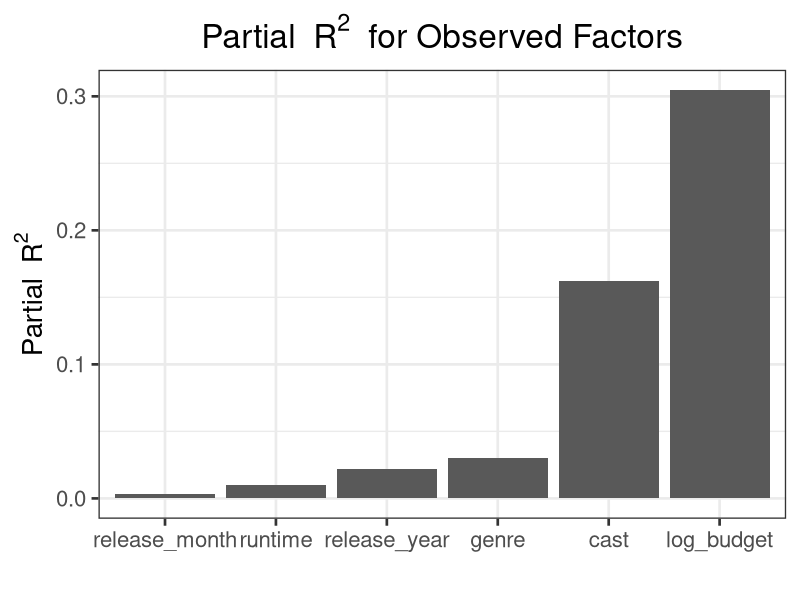
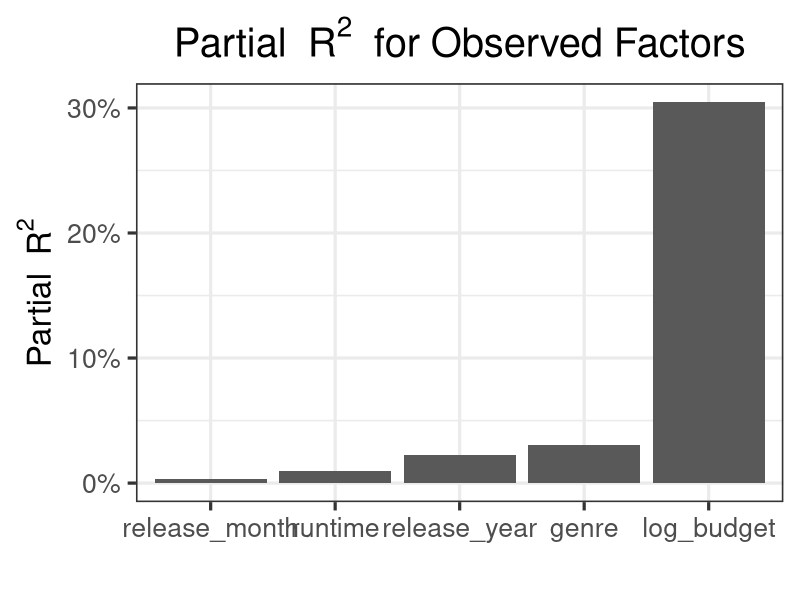
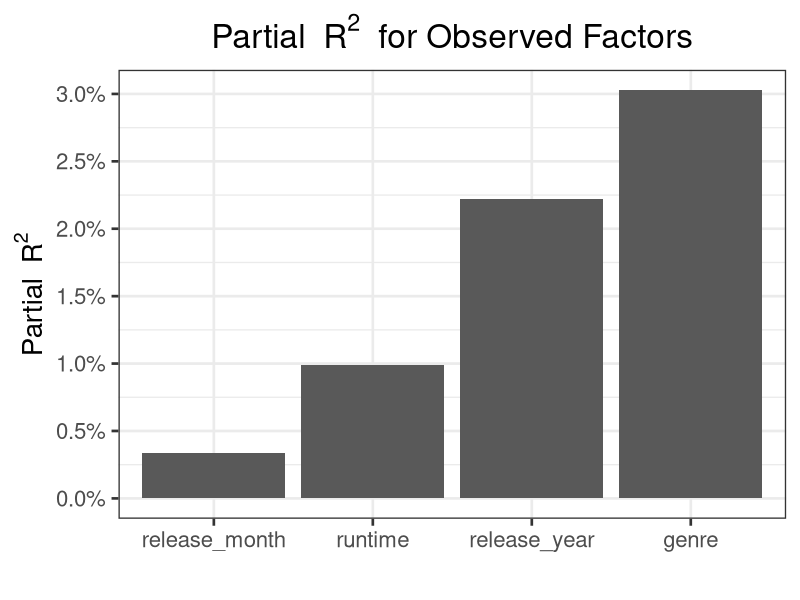
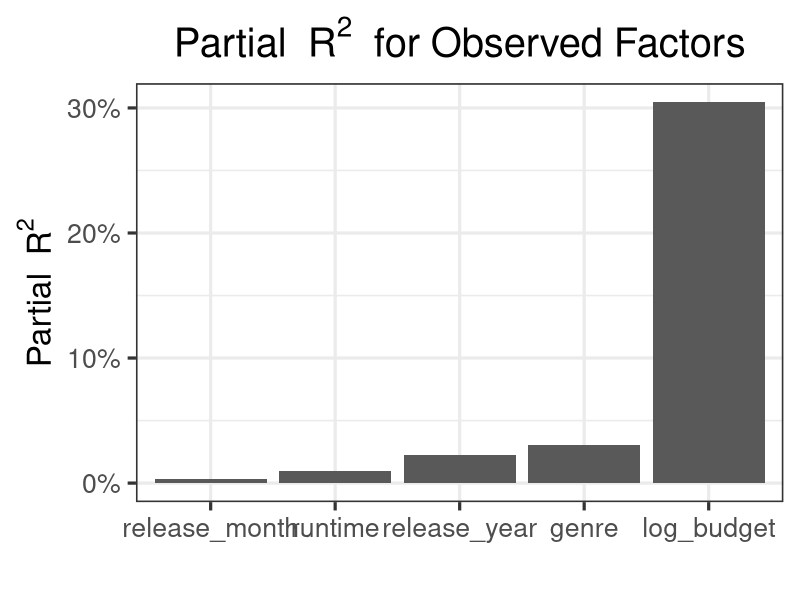

These charts were generated, in order, by the following R code:
library(tidyverse)


movie <- read_csv("movie_analysis/movie.csv")
colnames(movie) <- make.names(colnames(movie))
x <- movie %>% select(-c(log_revenue, id, TV.Movie)) %>% as.matrix
y <- movie %>% select(log_revenue) %>% as.matrix


lmfit_full <- lm(y ~ x)
summary(lmfit_full)
yhat_full <- predict(lmfit_full) 
ss_res_full <- sum((y - yhat_full)^2)

cal_partial_R2 <- function(var) {
  x_sub <- x %>% as_tibble() %>% select(-one_of(var)) %>% as.matrix
  fit_sub <- lm(y ~ x_sub)
  yhat_sub <- predict(fit_sub)
  ss_res_sub <- sum((y - yhat_sub)^2)
  (ss_res_sub - ss_res_full)/ss_res_sub
}

pR2_singles <- sapply(c("log_budget", "runtime", "release_month", "release_year"), cal_partial_R2)
pR2_singles

# genre #
genre_all <- colnames(x)[5:23]
pR2_genre <- cal_partial_R2(genre_all)
pR2_genre

# cast #
cast_all <- colnames(x)[24:350]
pR2_cast <- cal_partial_R2(cast_all)
pR2_cast

## Barplot of Partial R^2 for Observed Covariates ##
pR2_df <- tibble(pR2 = c(pR2_singles, pR2_genre, pR2_cast),
                 factor = c(names(pR2_singles), "genre", "cast")) %>%
  arrange(pR2)
pR2_df$factor <- factor(pR2_df$factor, levels = pR2_df$factor)

# Barplot for all factors ##
pR2_plot_all <- pR2_df %>% 
  ggplot() + 
  geom_bar(aes(x = factor, y = pR2), stat = "identity") + 
  # geom_hline(yintercept = 0.015, linetype = "dashed", color = "red") +
  theme_bw(base_size = 20) + 
  labs(y = expression("Partial "~R^2), x = "", 
       title = expression("Partial "~R^2~" for Observed Factors"))+
  theme(plot.title = element_text(hjust = 0.5))
print(pR2_plot_all)


# Barplot for factors with cast excluded ##
pR2_plot_full <- pR2_df %>% filter(factor != "cast") %>%
  ggplot() + 
  geom_bar(aes(x = factor, y = pR2), stat = "identity") + 
  # geom_hline(yintercept = 0.015, linetype = "dashed", color = "red") +
  theme_bw(base_size = 24) + 
  scale_y_continuous(breaks = seq(0, 0.3, by=0.1), 
                     labels = sapply(seq(0, 0.3, by=0.1)*100, paste0, "%")) +
  labs(y = expression("Partial "~R^2), x = "", 
       title = expression("Partial "~R^2~" for Observed Factors"))+
  theme(plot.title = element_text(hjust = 0.5))
print(pR2_plot_full)
ggsave("movie_pR2_full_lm.pdf", plot = pR2_plot_full, width = 300, height = 150, units = "mm",
       path = "movie_analysis/Figures")


# Barplot for factors with cast, log_budget excluded ##
pR2_plot <- pR2_df %>% filter(factor != "log_budget" & factor != "cast") %>%
  ggplot() + 
  geom_bar(aes(x = factor, y = pR2), stat = "identity") + 
  # geom_hline(yintercept = 0.015, linetype = "dashed", color = "red") +
  theme_bw(base_size = 20) + 
  scale_y_continuous(breaks = seq(0, 0.03, by=0.005), 
                     labels = sapply(c('0.0','0.5','1.0','1.5','2.0','2.5','3.0'), paste0, "%")) +
  labs(y = expression("Partial "~R^2), x = "", 
       title = expression("Partial "~R^2~" for Observed Factors"))+
  theme(plot.title = element_text(hjust = 0.5))
print(pR2_plot)
# ggsave("movie_pR2_lm.pdf", plot = pR2_plot, width = 180, height = 120, units = "mm",
#        path = "/movie_analysis/Figures")

